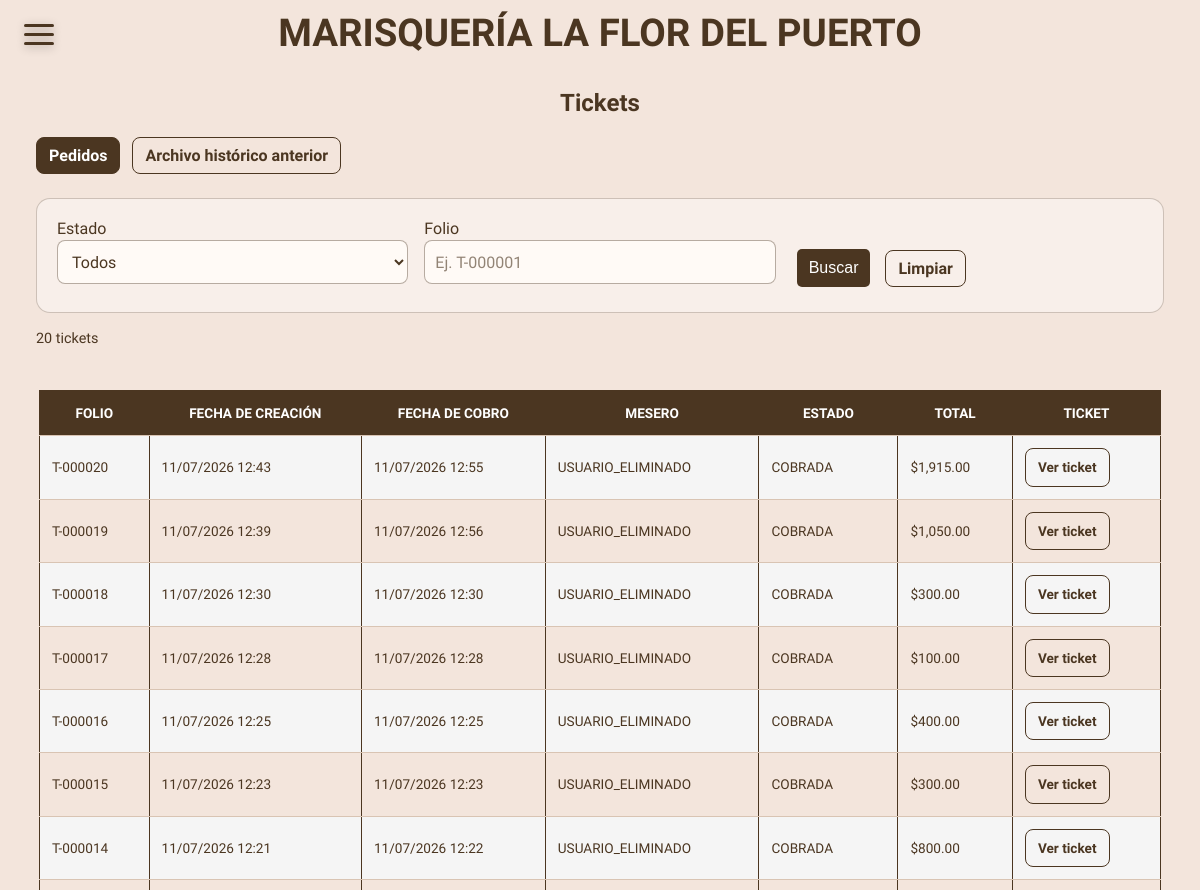
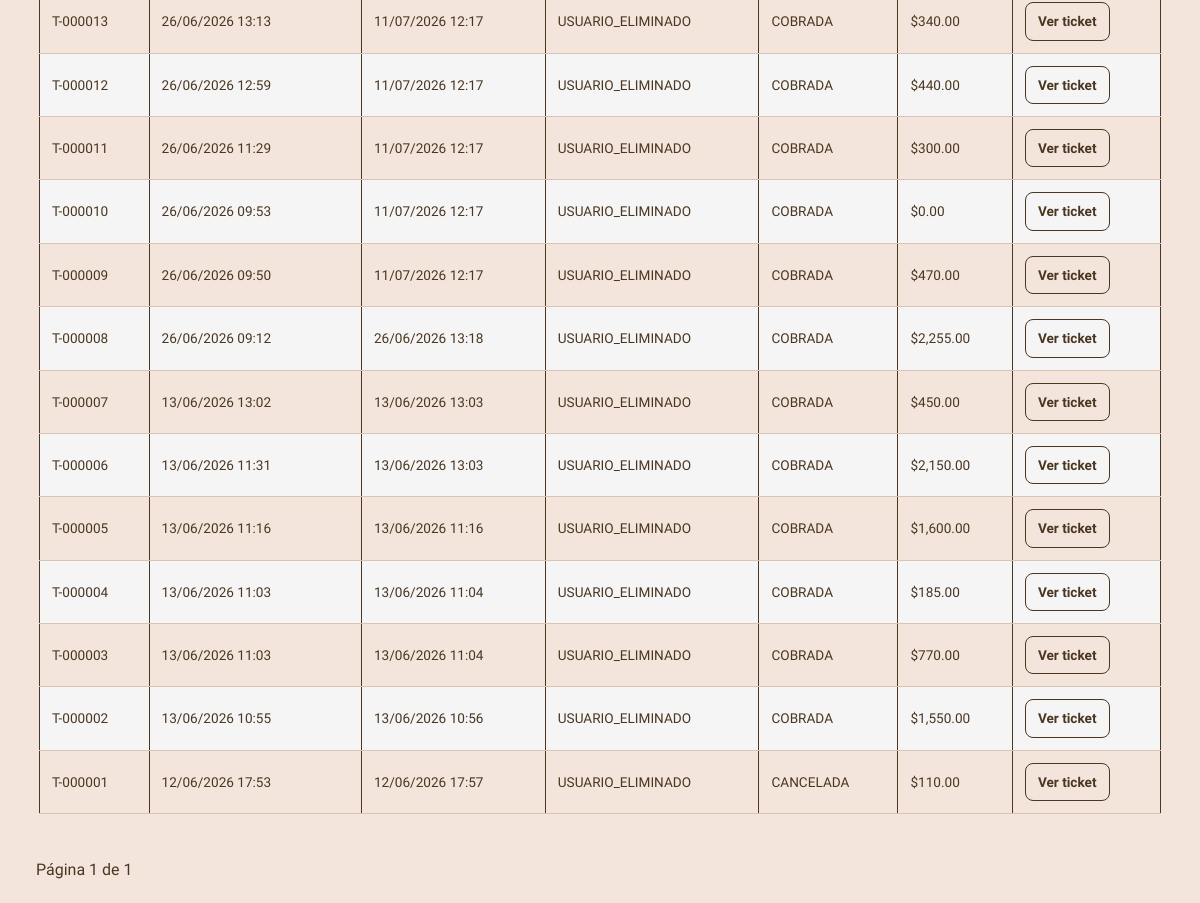
Before: /tickets (signed in) with the older database file (2 pictures, top to bottom).
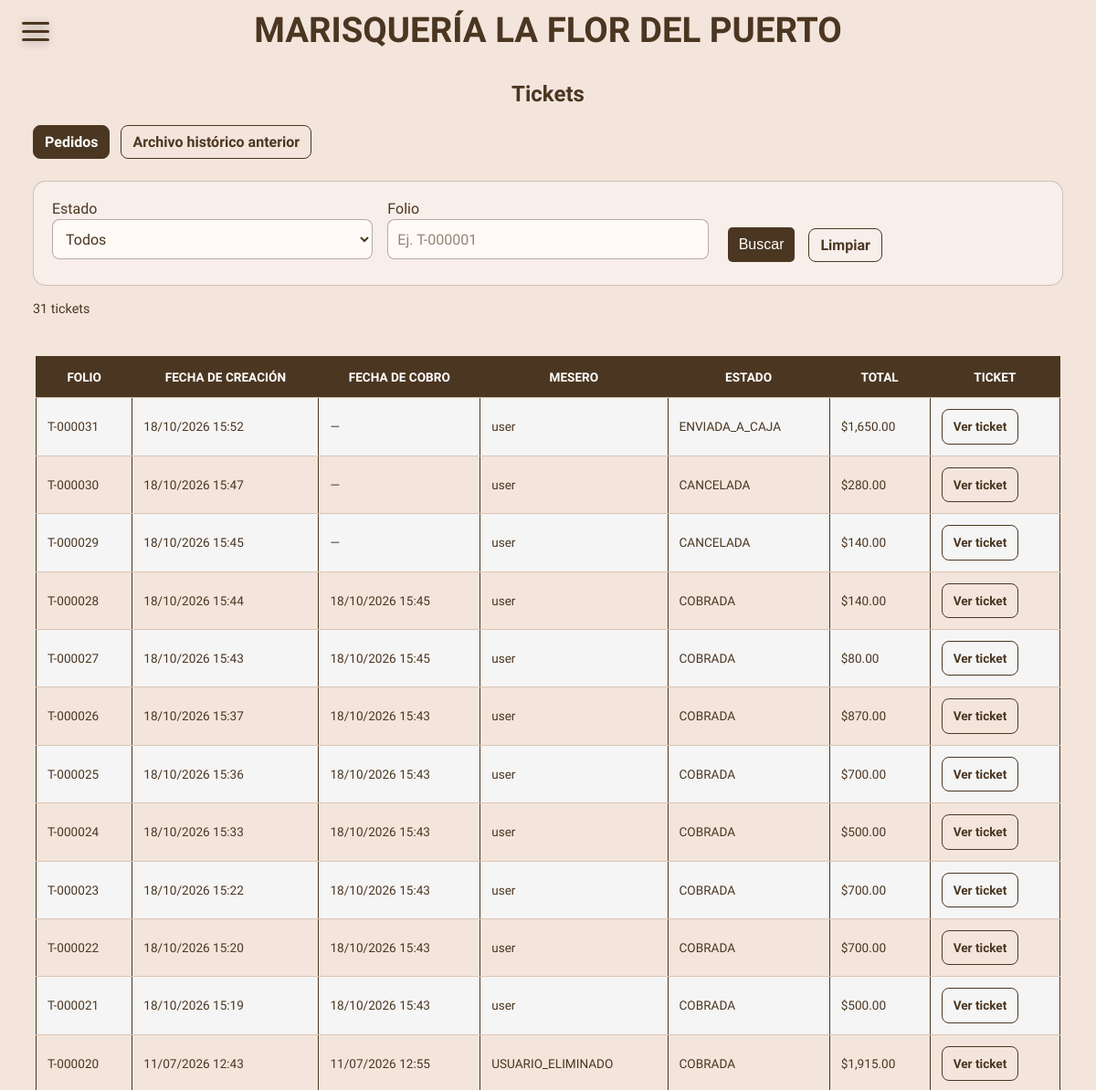
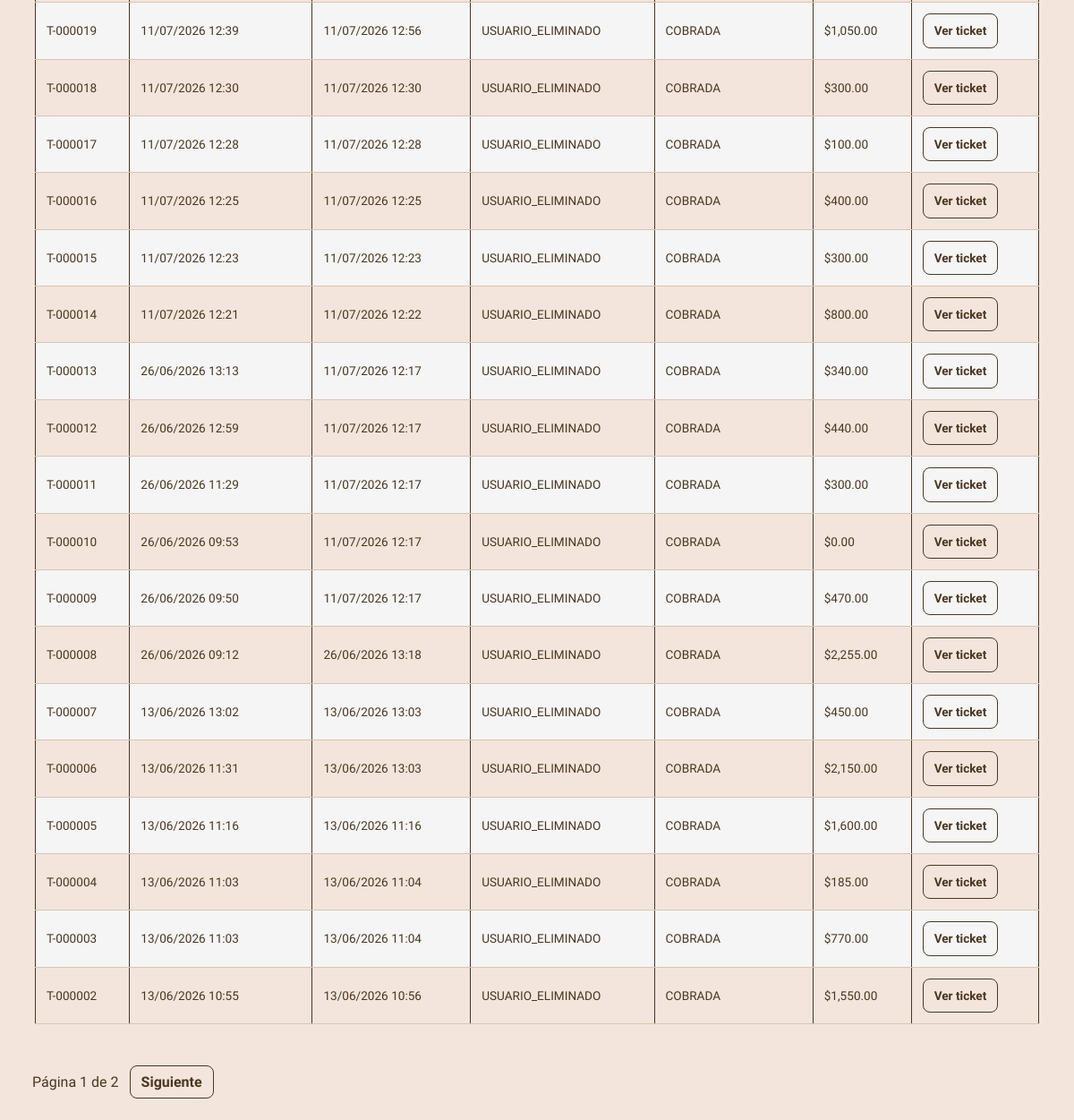
After: the same page with the newer database file (2 pictures, top to bottom).
### models.py (models this page shows)
class Pedidos(db.Model):
    id = db.Column(db.Integer, primary_key=True)
    folio = db.Column(db.String(20), unique=True, nullable=True)
    estado = db.Column(db.String(20), default='ABIERTA')  # ABIERTA, ENVIADA_A_CAJA, COBRADA, CANCELADA
    state = db.Column(db.String(20), default='pendiente')  # Mantener por compatibilidad
    fecha = db.Column(db.DateTime, default=datetime.now)
    fecha_cobro = db.Column(db.DateTime, nullable=True)
    products = db.Column(db.JSON)
    total = db.Column(db.Float)
    usuario_id = db.Column(db.String(80), db.ForeignKey('users.username'), nullable=False)
    cajero_id = db.Column(db.String(80), db.ForeignKey('users.username'), nullable=True)

### app.py (the view)
        def wrapped(*args, **kwargs):
            if 'username' not in session:
                return redirect(url_for('login'))
            if session.get('tipo_usuario') not in allowed_roles:
                flash('No tienes permiso para acceder a esta página', 'error')
                return redirect(url_for('index'))
            return f(*args, **kwargs)

### app.py (called while the page is built)
def role_required(*allowed_roles):
    def decorator(f):
        def wrapped(*args, **kwargs):
            if 'username' not in session:
                return redirect(url_for('login'))
            if session.get('tipo_usuario') not in allowed_roles:
                flash('No tienes permiso para acceder a esta página', 'error')
                return redirect(url_for('index'))
            return f(*args, **kwargs)
        wrapped.__name__ = f.__name__
        return wrapped
    return decorator

### templates/tickets.html (shortened to what this page needs)
{% extends 'base.html' %}
{% block content %}
<section class="ventas-pagina">
    <h2>Tickets</h2>
    <nav class="tickets-pestanas" aria-label="Origen de tickets">
        <a class="auditoria-ver-ticket" href="{{ url_for('tickets') }}" {% if not archivo %}aria-current="page"{% endif %}>Pedidos</a>
        <a class="auditoria-ver-ticket" href="{{ url_for('tickets', archivo=1) }}" {% if archivo %}aria-current="page"{% endif %}>Archivo histórico anterior</a>
    </nav>
    {% if archivo %}
    <p class="ventas-subtitulo">Tickets conservados del histórico anterior. Pueden coincidir con pedidos actuales y no se suman a los reportes de ventas.</p>
    {% else %}
    <form method="GET" class="auditoria-filtros ventas-filtros">
        <div><label for="ticketEstado">Estado</label><select name="estado" id="ticketEstado">
            <option value="">Todos</option>
        </select></div>
        <div><label for="ticketFolio">Folio</label><input type="search" name="folio" id="ticketFolio" value="{{ folio }}" placeholder="Ej. T-000001"></div>
        <div class="auditoria-filtros__acciones"><button type="submit" class="btn">Buscar</button><a class="auditoria-ver-ticket" href="{{ url_for('tickets') }}">Limpiar</a></div>
    </form>
    {% endif %}
    <p class="ventas-subtitulo">{{ paginacion.total }} tickets</p>
    <div class="ventas-tabla-scroll"><table class="tickets-tabla">
        <thead><tr><th>Folio</th><th>{{ 'Fecha de registro' if archivo else 'Fecha de creación' }}</th><th>Fecha de cobro</th><th>Mesero</th><th>Estado</th><th>Total</th><th>Ticket</th></tr></thead>
        <tbody>{% for ticket in paginacion.items %}<tr>
            <td>{{ 'Archivo-' ~ ticket.id if archivo else ticket.folio or ticket.id }}</td>
            <td>{{ ticket.fecha.strftime('%d/%m/%Y %H:%M') if ticket.fecha else 'No registrada' }}</td>
            <td>{% if archivo %}No registrada{% else %}{{ ticket.fecha_cobro.strftime('%d/%m/%Y %H:%M') if ticket.fecha_cobro else '—' }}{% endif %}</td>
            <td>{{ 'No registrado' if archivo else ticket.usuario_id }}</td>
            <td>{{ 'Histórico' if archivo else ticket.estado }}</td>
            <td>${{ '{:,.2f}'.format(ticket.total or 0) }}</td>
            <td><a class="auditoria-ver-ticket" target="_blank" rel="noopener" href="{{ url_for('ticket_archivo', ticket_id=ticket.id) if archivo else url_for('ticket_auditoria', pedido_id=ticket.id) }}">Ver ticket</a></td>
        </tr>{% else %}<tr><td colspan="7">No hay tickets que coincidan con la búsqueda.</td></tr>{% endfor %}</tbody>
    </table></div>
    <nav class="tickets-pestanas" aria-label="Páginas de tickets">
        <span>Página {{ paginacion.page }} de {{ paginacion.pages or 1 }}</span>
        {% if paginacion.has_next %}<a class="auditoria-ver-ticket" href="{{ url_for('tickets', pagina=paginacion.next_num, archivo=1 if archivo else 0, estado=estado, folio=folio) }}">Siguiente</a>{% endif %}
    </nav>
</section>
{% endblock %}

### templates/base.html (shortened to what this page needs)
<!DOCTYPE html>
<html lang="en">
<head>
    <link rel="stylesheet" href="{{ url_for('static', filename='css/base.css') }}">
</head>
<body>
    <header>
        <div class="menu-button menu-not-active" id="menu-button">
            <span></span>
            <span></span>
            <span></span>
        </div>
    </header>
    <div class="container">
        <h1 style="position: sticky; top: 0;">MARISQUERÍA LA FLOR DEL PUERTO</h1>
        {% block content %}{% endblock %}
    </div>
</body>
</html>

### static/css/base.css (style rules this page uses)
* { margin: 0; padding: 0; box-sizing: border-box; }
html { scroll-behavior: smooth; }
body { --bg-color: #4b3621; --text-color: #fff; background-color: #f3e5dc; font-family: 'Montserrat', sans-serif; color: #4b3621; display: block; }
.auditoria-ver-ticket { display: inline-block; padding: 8px 12px; border: 1px solid #4b3621; border-radius: 8px; color: #4b3621; text-decoration: none; font-weight: 600; white-space: nowrap; }
.auditoria-filtros { width: 90%; margin: 24px auto 12px; padding: 20px; display: grid; grid-template-columns: repeat(auto-fit, minmax(min(100%, 190px), 1fr)); gap: 16px; align-items: end; border: 1px solid rgba(75, 54, 33, 0.25); border-radius: 14px; background: rgba(255, 255, 255, 0.4); }
.auditoria-filtros input, .auditoria-filtros select { width: 100%; min-height: 44px; padding: 10px; border: 1px solid rgba(75, 54, 33, 0.4); border-radius: 8px; background: #fffaf6; color: #4b3621; font: inherit; }
.auditoria-filtros__acciones { display: flex; gap: 10px; align-items: center; flex-wrap: wrap; }
.ventas-pagina { width: 94%; max-width: 1400px; margin: 24px auto; }
.ventas-pagina > h2 { text-align: center; margin-bottom: 12px; }
.ventas-subtitulo { margin: 14px 0; font-size: 0.9rem; line-height: 1.6; }
.ventas-filtros { width: 100%; }
.ventas-grafica-scroll, .ventas-tabla-scroll { overflow-x: auto; padding: 6px 3px; }
.ventas-tabla table, .tickets-tabla { width: 100%; border-collapse: collapse; font-size: 0.85rem; }
.ventas-tabla td, .ventas-tabla th, .tickets-tabla td, .tickets-tabla th { padding: 12px; text-align: left; border-bottom: 1px solid #d9c4b3; line-height: 1.5; }
.tickets-pestanas { display: flex; flex-wrap: wrap; gap: 12px; align-items: center; margin: 20px 0; }
.tickets-pestanas [aria-current="page"] { background: #4b3621; color: white; }
header { display: flex; justify-content: space-between; align-items: center; position: fixed; top: 0; left: 0; width: 100%; height: 10dvh; padding: 8px 30px; z-index: 100; }
.menu-button { width: 30px; cursor: pointer; position: absolute; top: 30%; left: 5%; z-index: 110; }
.menu-button span { display: block; width: 100%; height: 3px; box-shadow: rgba(0, 0, 0, 0.3) 0px 2px 10px 0px; position: relative; border-radius: 3px; background-color: var(--bg-color); transition: all 0.3s ease; }
span + span { margin-top: 6px; }
.menu-not-active span:nth-child(1) { animation: ease .7s top-2 forwards; }
.menu-not-active span:nth-child(2) { animation: ease .7s scaled-2 forwards; }
.menu-not-active span:nth-child(3) { animation: ease .7s bottom-2 forwards; }
a, button { border: none; cursor: pointer; outline: none; transition: 0.3s; }
h1 { width: 100%; text-align: center; padding: 10px; font-size: clamp(1.4rem, 5vw, 2.4rem); text-wrap: balance; margin: 0 auto; animation: scroll 10s ease-in-out; animation-timeline: scroll(); }
h2 { font-size: clamp(1rem, 5vw, 1.5rem); text-wrap: balance; }
.btn { display: inline-block; padding: 10px 12px; background-color: #4b3621; color: #fff; text-decoration: none; border-radius: 5px; margin: 5px; font-size: clamp(0.8rem, 5vw, 1rem); }
label { display: block; font-size: clamp(0.8rem, 5vw, 1rem); margin-bottom: 2px; }
input, textarea, select { font-family: inherit; display: block; margin-bottom: 8px; border: none; border-bottom: 1px solid #4b3621; background-color: transparent; outline: none; }
input::placeholder { color: #4b3621; opacity: 0.6; }
select { padding: 6px 0; transition: 0.4s; border-radius: 0px; }
option { display: flex; justify-content: flex-start; gap: 10px; border: 1px solid #4b3621; background: #f3e5dc; color: #4b3621; padding: 10px; transition: 0.4s; }
option:first-of-type { border-radius: 8px 8px 0 0; }
option:not(option:last-of-type) { border-bottom: none; }
option:checked { font-weight: bold; }
table { width: auto; border-collapse: collapse; margin: 20px auto; }
table th, table td { border: 1px solid #4b3621; padding: 8px; text-align: left; }
th { background-color: #4b3621; color: #fff; text-align: center !important; text-transform: uppercase; }
tr:nth-child(odd) { background-color: #f5f5f5; color: #4b3621; }
@media (min-width: 960px) { .menu-button { left: 2%; } }

Changed rows visible on the page:
no longer on this page (row unchanged): Pedidos: folio "T-000001", fecha "12/06/2026 17:53", fecha_cobro "12/06/2026 17:57", usuario "USUARIO_ELIMINADO", estado "CANCELADA", total "110.00"
added Pedidos: folio "T-000031", fecha "18/10/2026 15:52", fecha_cobro "—", usuario "user", estado "ENVIADA_A_CAJA", total "1,650.00"
added Pedidos: folio "T-000030", fecha "18/10/2026 15:47", fecha_cobro "—", usuario "user", estado "CANCELADA", total "280.00"
added Pedidos: folio "T-000029", fecha "18/10/2026 15:45", fecha_cobro "—", usuario "user", estado "CANCELADA", total "140.00"
added Pedidos: folio "T-000028", fecha "18/10/2026 15:44", fecha_cobro "18/10/2026 15:45", usuario "user", estado "COBRADA", total "140.00"
added Pedidos: folio "T-000027", fecha "18/10/2026 15:43", fecha_cobro "18/10/2026 15:45", usuario "user", estado "COBRADA", total "80.00"
added Pedidos: folio "T-000026", fecha "18/10/2026 15:37", fecha_cobro "18/10/2026 15:43", usuario "user", estado "COBRADA", total "870.00"
added Pedidos: folio "T-000025", fecha "18/10/2026 15:36", fecha_cobro "18/10/2026 15:43", usuario "user", estado "COBRADA", total "700.00"
added Pedidos: folio "T-000024", fecha "18/10/2026 15:33", fecha_cobro "18/10/2026 15:43", usuario "user", estado "COBRADA", total "500.00"
added Pedidos: folio "T-000023", fecha "18/10/2026 15:22", fecha_cobro "18/10/2026 15:43", usuario "user", estado "COBRADA", total "700.00"
added Pedidos: folio "T-000022", fecha "18/10/2026 15:20", fecha_cobro "18/10/2026 15:43", usuario "user", estado "COBRADA", total "700.00"
added Pedidos: folio "T-000021", fecha "18/10/2026 15:19", fecha_cobro "18/10/2026 15:43", usuario "user", estado "COBRADA", total "500.00"
Other visible differences:
{{ paginacion.total }}: "20" → "31"
{{ paginacion.pages or 1 }}: "1" → "2"
text now shown: "Siguiente"
